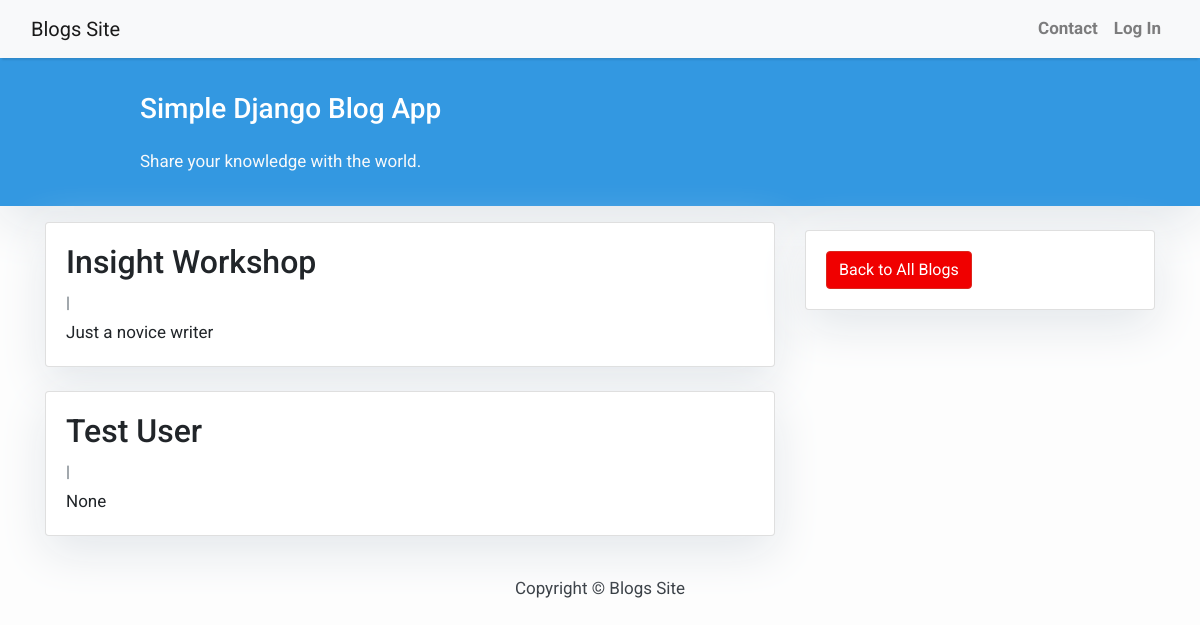
Page /author/all/ on the earlier database version.
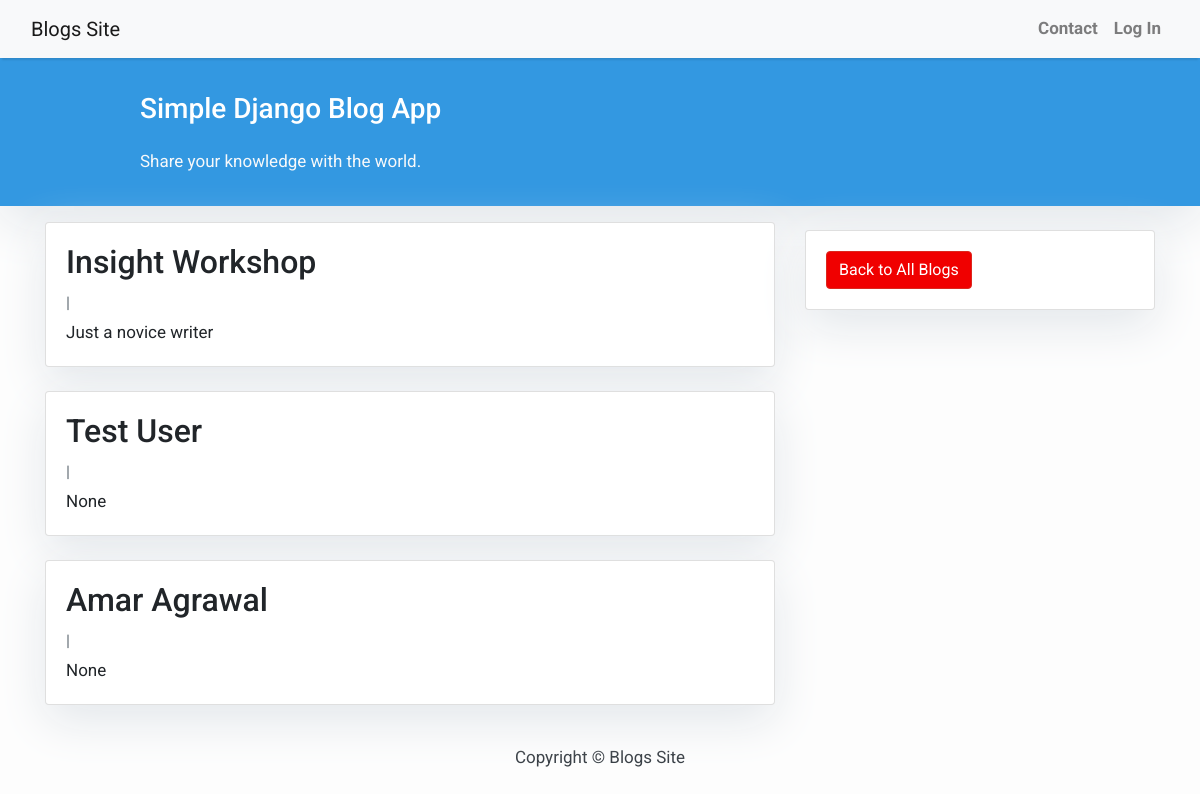
Same page on the later database version.
### author/models.py (models this page shows, shortened)
class Author(models.Model):
    user = models.OneToOneField(User, on_delete=models.CASCADE)
    name = models.CharField(max_length=150)
    bio = models.CharField(max_length=200, null=True, blank=True)
    occupation = models.CharField(max_length=100, null=True, blank=True)
    profile_image = models.ImageField(null=True, blank=True)

### author/views.py (the view)
# urls.py: path('all/', AuthorList.as_view(), name='authors'),
class AuthorList(ListView):
    model = Author
    context_object_name = 'authors'
    template_name = 'blog/authors.html'
    paginate_by = 3

### templates/blog/authors.html (shortened to what this page needs)
{% extends 'blog/base.html' %}
{% block content %}
<header class="masthead">
    <div class="container">
        <div class="row">
            <div class=" col-md-8 col-md-10 mx-auto">
                <div class="site-heading">
                    <h3 class=" site-heading my-4 mt-3 text-white"> Simple Django Blog App </h3>
                    <p class="text-light">Share your knowledge with the world. &nbsp
                    </p>
                </div>
            </div>
        </div>
    </div>
</header>
<div class="container">
    <div class="row">
        <div class="col-md-8 mt-3 left">
            {% for author in authors %}
            <div class="card mb-4">
                <div class="card-body">
                    <h2 class="card-title">{{ author.name }}</h2>
                    <p class="card-text text-muted h6">{{ author.username }} | {{ author.email}} </p>
                    <p class="card-text">{{author.bio|slice:":200" }}</p>
                </div>
            </div>
            {% endfor %}
        </div>
        {% block sidebar %}
        <div class="col-md-4 float-right ">
            <div class="card my-4">
                <div class="card-body">
                    <a href="{% url 'blog:home' %}" class="btn btn-danger">Back to All Blogs</a>
                </div>
            </div>
        </div>
        {% endblock sidebar %}
    </div>
</div>
{%endblock%}

Differences in the rows shown:
added Author: name "Amar Agrawal", bio "None"
